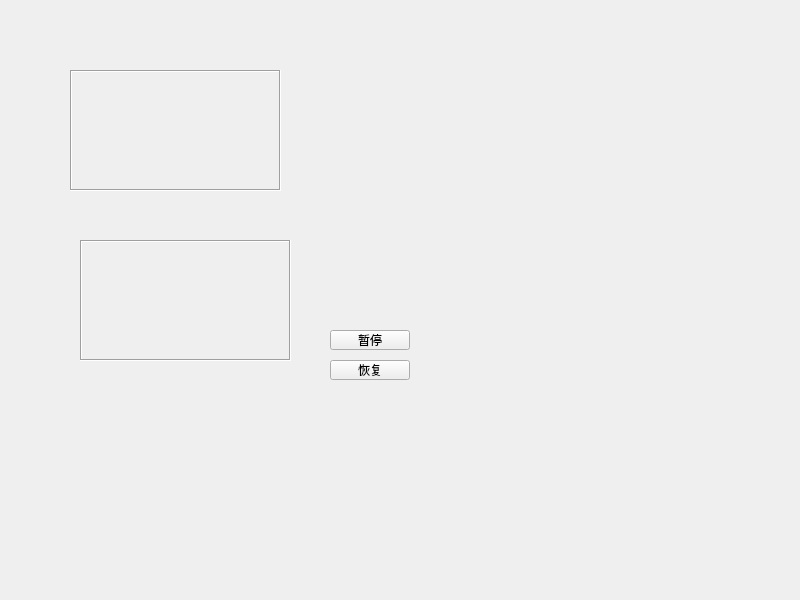
<?xml version="1.0" encoding="UTF-8"?>
<ui version="4.0">
 <class>Widget</class>
 <widget class="QWidget" name="Widget">
  <property name="geometry">
   <rect>
    <x>0</x>
    <y>0</y>
    <width>800</width>
    <height>600</height>
   </rect>
  </property>
  <property name="windowTitle">
   <string>Widget</string>
  </property>
  <widget class="QLabel" name="label_1">
   <property name="geometry">
    <rect>
     <x>70</x>
     <y>70</y>
     <width>211</width>
     <height>121</height>
    </rect>
   </property>
   <property name="frameShape">
    <enum>QFrame::Box</enum>
   </property>
   <property name="frameShadow">
    <enum>QFrame::Sunken</enum>
   </property>
   <property name="text">
    <string> </string>
   </property>
  </widget>
  <widget class="QLabel" name="label_2">
   <property name="geometry">
    <rect>
     <x>80</x>
     <y>240</y>
     <width>211</width>
     <height>121</height>
    </rect>
   </property>
   <property name="frameShape">
    <enum>QFrame::Box</enum>
   </property>
   <property name="frameShadow">
    <enum>QFrame::Sunken</enum>
   </property>
   <property name="text">
    <string/>
   </property>
  </widget>
  <widget class="QPushButton" name="btn1">
   <property name="geometry">
    <rect>
     <x>330</x>
     <y>330</y>
     <width>80</width>
     <height>20</height>
    </rect>
   </property>
   <property name="text">
    <string>暂停</string>
   </property>
  </widget>
  <widget class="QPushButton" name="btn2">
   <property name="geometry">
    <rect>
     <x>330</x>
     <y>360</y>
     <width>80</width>
     <height>20</height>
    </rect>
   </property>
   <property name="text">
    <string>恢复</string>
   </property>
  </widget>
 </widget>
 <resources/>
 <connections/>
</ui>
